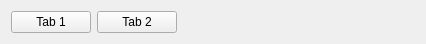
<?xml version="1.0" encoding="UTF-8"?>
<ui version="4.0">
 <class>ChatWindowTabBarView</class>
 <widget class="QWidget" name="ChatWindowTabBarView">
  <property name="geometry">
   <rect>
    <x>0</x>
    <y>0</y>
    <width>426</width>
    <height>41</height>
   </rect>
  </property>
  <property name="windowTitle">
   <string>Form</string>
  </property>
  <layout class="QHBoxLayout" name="horizontalLayout">
   <item>
    <widget class="QPushButton" name="pushButton">
     <property name="text">
      <string>Tab 1</string>
     </property>
    </widget>
   </item>
   <item>
    <widget class="QPushButton" name="pushButton_2">
     <property name="text">
      <string>Tab 2</string>
     </property>
    </widget>
   </item>
   <item>
    <spacer name="horizontalSpacer">
     <property name="orientation">
      <enum>Qt::Horizontal</enum>
     </property>
     <property name="sizeHint" stdset="0">
      <size>
       <width>243</width>
       <height>20</height>
      </size>
     </property>
    </spacer>
   </item>
  </layout>
 </widget>
 <resources/>
 <connections/>
</ui>
